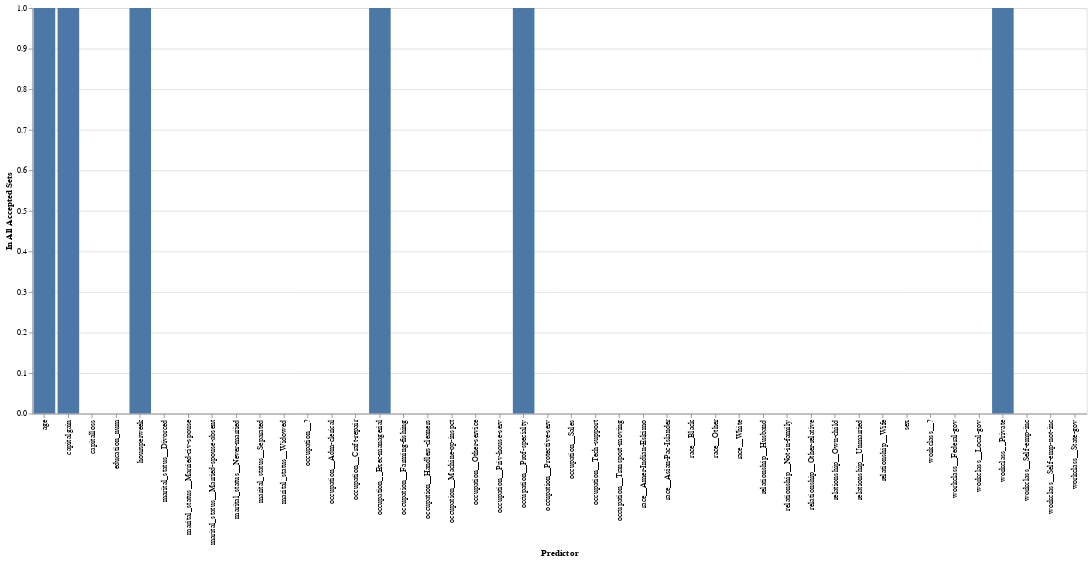

Notebook source saved alongside this figure:
### Markdown cell above
## Graphs

Now, let us plot the Latin America ICP results.

### Code cell
barPlotICPCasualPredictors( rLatin.X, rLatin.casualPredictors, 1300)

### Figure 1 — Vega-Lite specification as saved in the notebook (floating-point values rounded to 4 significant figures)
{"data": {"values": [{"x": "age", "y": 1}, {"x": "education_num", "y": 0}, {"x": "capitalgain", "y": 1}, {"x": "capitalloss", "y": 0}, {"x": "hoursperweek", "y": 1}, {"x": "workclass__?", "y": 0}, {"x": "workclass__Federal-gov", "y": 0}, {"x": "workclass__Local-gov", "y": 0}, {"x": "workclass__Private", "y": 1}, {"x": "workclass__Self-emp-inc", "y": 0}, {"x": "workclass__Self-emp-not-inc", "y": 0}, {"x": "workclass__State-gov", "y": 0}, {"x": "marital_status__Divorced", "y": 0}, {"x": "marital_status__Married-civ-spouse", "y": 0}, {"x": "marital_status__Married-spouse-absent", "y": 0}, {"x": "marital_status__Never-married", "y": 0}, {"x": "marital_status__Separated", "y": 0}, {"x": "marital_status__Widowed", "y": 0}, {"x": "occupation__?", "y": 0}, {"x": "occupation__Adm-clerical", "y": 0}, {"x": "occupation__Craft-repair", "y": 0}, {"x": "occupation__Exec-managerial", "y": 1}, {"x": "occupation__Farming-fishing", "y": 0}, {"x": "occupation__Handlers-cleaners", "y": 0}, {"x": "occupation__Machine-op-inspct", "y": 0}, {"x": "occupation__Other-service", "y": 0}, {"x": "occupation__Priv-house-serv", "y": 0}, {"x": "occupation__Prof-specialty", "y": 1}, {"x": "occupation__Protective-serv", "y": 0}, {"x": "occupation__Sales", "y": 0}, {"x": "occupation__Tech-support", "y": 0}, {"x": "occupation__Transport-moving", "y": 0}, {"x": "relationship__Husband", "y": 0}, {"x": "relationship__Not-in-family", "y": 0}, {"x": "relationship__Other-relative", "y": 0}, {"x": "relationship__Own-child", "y": 0}, {"x": "relationship__Unmarried", "y": 0}, {"x": "relationship__Wife", "y": 0}, {"x": "race__Amer-Indian-Eskimo", "y": 0}, {"x": "race__Asian-Pac-Islander", "y": 0}, {"x": "race__Black", "y": 0}, {"x": "race__Other", "y": 0}, {"x": "race__White", "y": 0}, {"x": "sex", "y": 0}]}, "encoding": {"x": {"axis": {"title": "Predictor"}, "field": "x", "title": null, "type": "nominal"}, "y": {"axis": {"title": "In All Accepted Sets"}, "field": "y", "title": null, "type": "quantitative"}}, "height": 500, "mark": "bar", "width": 1300}
